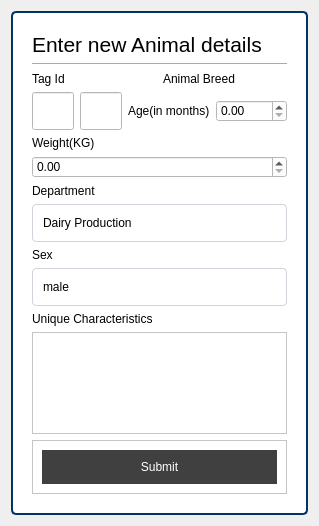
                             <widget class="QWidget" name="scrollAreaWidgetContents">
                              <property name="geometry">
                               <rect>
                                <x>0</x>
                                <y>0</y>
                                <width>316</width>
                                <height>526</height>
                               </rect>
                              </property>
                              <layout class="QVBoxLayout" name="verticalLayout_22">
                               <item>
                                <widget class="QFrame" name="enterAnimalFrame">
                                 <property name="styleSheet">
                                  <string notr="true">*{
	background-color: #fff;
	color: #000;
}

QLineEdit{
	padding: 10px;
}


#enterAnimalFrame{
	border: 2px solid #003366;
	border-radius: 5px;
	padding: 10px;
}</string>
                                 </property>
                                 <property name="frameShape">
                                  <enum>QFrame::StyledPanel</enum>
                                 </property>
                                 <property name="frameShadow">
                                  <enum>QFrame::Raised</enum>
                                 </property>
                                 <layout class="QVBoxLayout" name="verticalLayout_12">
                                  <item>
                                   <widget class="QLabel" name="label_14">
                                    <property name="text">
                                     <string>&lt;html&gt;&lt;head/&gt;&lt;body&gt;&lt;p&gt;&lt;span style=&quot; font-size:16pt;&quot;&gt;Enter new Animal details&lt;/span&gt;&lt;/p&gt;&lt;/body&gt;&lt;/html&gt;</string>
                                    </property>
                                   </widget>
                                  </item>
                                  <item>
                                   <widget class="Line" name="line_5">
                                    <property name="orientation">
                                     <enum>Qt::Horizontal</enum>
                                    </property>
                                   </widget>
                                  </item>
                                  <item>
                                   <layout class="QVBoxLayout" name="verticalLayout_11">
                                    <item>
                                     <layout class="QHBoxLayout" name="horizontalLayout_11">
                                      <item>
                                       <widget class="QLabel" name="label_18">
                                        <property name="text">
                                         <string>Tag Id</string>
                                        </property>
                                       </widget>
                                      </item>
                                      <item>
                                       <widget class="QLabel" name="label_19">
                                        <property name="text">
                                         <string>Animal Breed</string>
                                        </property>
                                       </widget>
                                      </item>
                                     </layout>
                                    </item>
                                    <item>
                                     <layout class="QHBoxLayout" name="horizontalLayout_8">
                                      <item>
                                       <widget class="QLineEdit" name="tagIdInput"/>
                                      </item>
                                      <item>
                                       <widget class="QLineEdit" name="animalBreedInput"/>
                                      </item>
                                      <item>
                                       <widget class="QLabel" name="label_20">
                                        <property name="text">
                                         <string>Age(in months)</string>
                                        </property>
                                       </widget>
                                      </item>
                                      <item>
                                       <widget class="QDoubleSpinBox" name="ageInMonths">
                                        <property name="maximum">
                                         <double>1000.990000000000009</double>
                                        </property>
                                        <property name="singleStep">
                                         <double>0.500000000000000</double>
                                        </property>
                                       </widget>
                                      </item>
                                     </layout>
                                    </item>
                                    <item>
                                     <layout class="QHBoxLayout" name="horizontalLayout_10"/>
                                    </item>
                                    <item>
                                     <widget class="QLabel" name="label_15">
                                      <property name="text">
                                       <string>Weight(KG)</string>
                                      </property>
                                     </widget>
                                    </item>
                                    <item>
                                     <layout class="QHBoxLayout" name="horizontalLayout_9">
                                      <item>
                                       <widget class="QDoubleSpinBox" name="newAnimalWeightInput">
                                        <property name="maximum">
                                         <double>1000.990000000000009</double>
                                        </property>
                                        <property name="singleStep">
                                         <double>0.500000000000000</double>
                                        </property>
                                       </widget>
                                      </item>
                                     </layout>
                                    </item>
                                   </layout>
                                  </item>
                                  <item>
                                   <widget class="QLabel" name="label_27">
                                    <property name="text">
                                     <string>Department</string>
                                    </property>
                                   </widget>
                                  </item>
                                  <item>
                                   <widget class="QComboBox" name="departmentInput">
                                    <property name="styleSheet">
                                     <string notr="true">#departmentInput {
	border: 1px solid #ced4da;
	border-radius: 4px;
	padding-left: 10px;
	padding-top: 10px;
	padding-bottom: 10px;
	background-color: #fff;
	font-size: 12px;
}

#departmentInput::drop-down {
    border: 0px;
}

#departmentInput::down-arrow {
   image: url(images/icons-svg/arrow-204-32.ico);
    width: 12px;
    height: 12px;
	margin-right:15px;
}

#departmentInput:on {
 	border: 4px solid #c2dbfe;
 }

QComboBox QListView {
	font-size: 12px;
	border:1px solid rgba(0,0,0,10%);
	padding:5px;
	background-color: #fff;
	outline: 0px;  
}

QComboBox QListView::item{
	padding-left:10px;
	background-color:#FFFFFF;
}
QComboBox QListView::item:hover{
   background-color:#1e90ff;
}
QComboBox QListView::item:selected{
   background-color:#1e90ff;
}

</string>
                                    </property>
                                    <item>
                                     <property name="text">
                                      <string>Dairy Production</string>
                                     </property>
                                    </item>
                                    <item>
                                     <property name="text">
                                      <string>Breeding</string>
                                     </property>
                                    </item>
                                    <item>
                                     <property name="text">
                                      <string>Meat Production</string>
                                     </property>
                                    </item>
                                   </widget>
                                  </item>
                                  <item>
                                   <widget class="QLabel" name="label_23">
                                    <property name="text">
                                     <string>Sex</string>
                                    </property>
                                   </widget>
                                  </item>
                                  <item>
                                   <widget class="QComboBox" name="sexInput">
                                    <property name="styleSheet">
                                     <string notr="true">#sexInput {
	border: 1px solid #ced4da;
	border-radius: 4px;
	padding-left: 10px;
	padding-top: 10px;
	padding-bottom: 10px;
	background-color: #fff;
	font-size: 12px;
}

#sexInput::drop-down {
    border: 0px;
}

#sexInput::down-arrow {
   image: url(images/icons-svg/arrow-204-32.ico);
    width: 12px;
    height: 12px;
	margin-right:15px;
}

#sexInput:on {
 	border: 4px solid #c2dbfe;
 }

QComboBox QListView {
	font-size: 12px;
	border:1px solid rgba(0,0,0,10%);
	padding:5px;
	background-color: #fff;
	outline: 0px;  
}

QComboBox QListView::item{
	padding-left:10px;
	background-color:#FFFFFF;
}
QComboBox QListView::item:hover{
   background-color:#1e90ff;
}
QComboBox QListView::item:selected{
   background-color:#1e90ff;
}

</string>
                                    </property>
                                    <item>
                                     <property name="text">
                                      <string>male</string>
                                     </property>
                                    </item>
                                    <item>
                                     <property name="text">
                                      <string>female</string>
                                     </property>
                                    </item>
                                   </widget>
                                  </item>
                                  <item>
                                   <widget class="QLabel" name="label_16">
                                    <property name="text">
                                     <string>Unique Characteristics</string>
                                    </property>
                                   </widget>
                                  </item>
                                  <item>
                                   <widget class="QPlainTextEdit" name="animalCharacteristicsInput">
                                    <property name="minimumSize">
                                     <size>
                                      <width>0</width>
                                      <height>100</height>
                                     </size>
                                    </property>
                                   </widget>
                                  </item>
                                  <item>
                                   <widget class="QFrame" name="frame_12">
                                    <property name="styleSheet">
                                     <string notr="true">QPushButton:hover{
	background: #d9d9d9;
	color: #1a1a1a;
}

QPushButton{
	border: none;
	padding: 10px;
	color: #fff;
	background: #404040;
}</string>
                                    </property>
                                    <property name="frameShape">
                                     <enum>QFrame::StyledPanel</enum>
                                    </property>
                                    <property name="frameShadow">
                                     <enum>QFrame::Raised</enum>
                                    </property>
                                    <layout class="QHBoxLayout" name="horizontalLayout_12">
                                     <item>
                                      <widget class="QPushButton" name="submitAnimalDataBtn">
                                       <property name="cursor">
                                        <cursorShape>PointingHandCursor</cursorShape>
                                       </property>
                                       <property name="styleSheet">
                                        <string notr="true"/>
                                       </property>
                                       <property name="text">
                                        <string>Submit</string>
                                       </property>
                                      </widget>
                                     </item>
                                    </layout>
                                   </widget>
                                  </item>
                                 </layout>
                                </widget>
                               </item>
                              </layout>
                             </widget>
